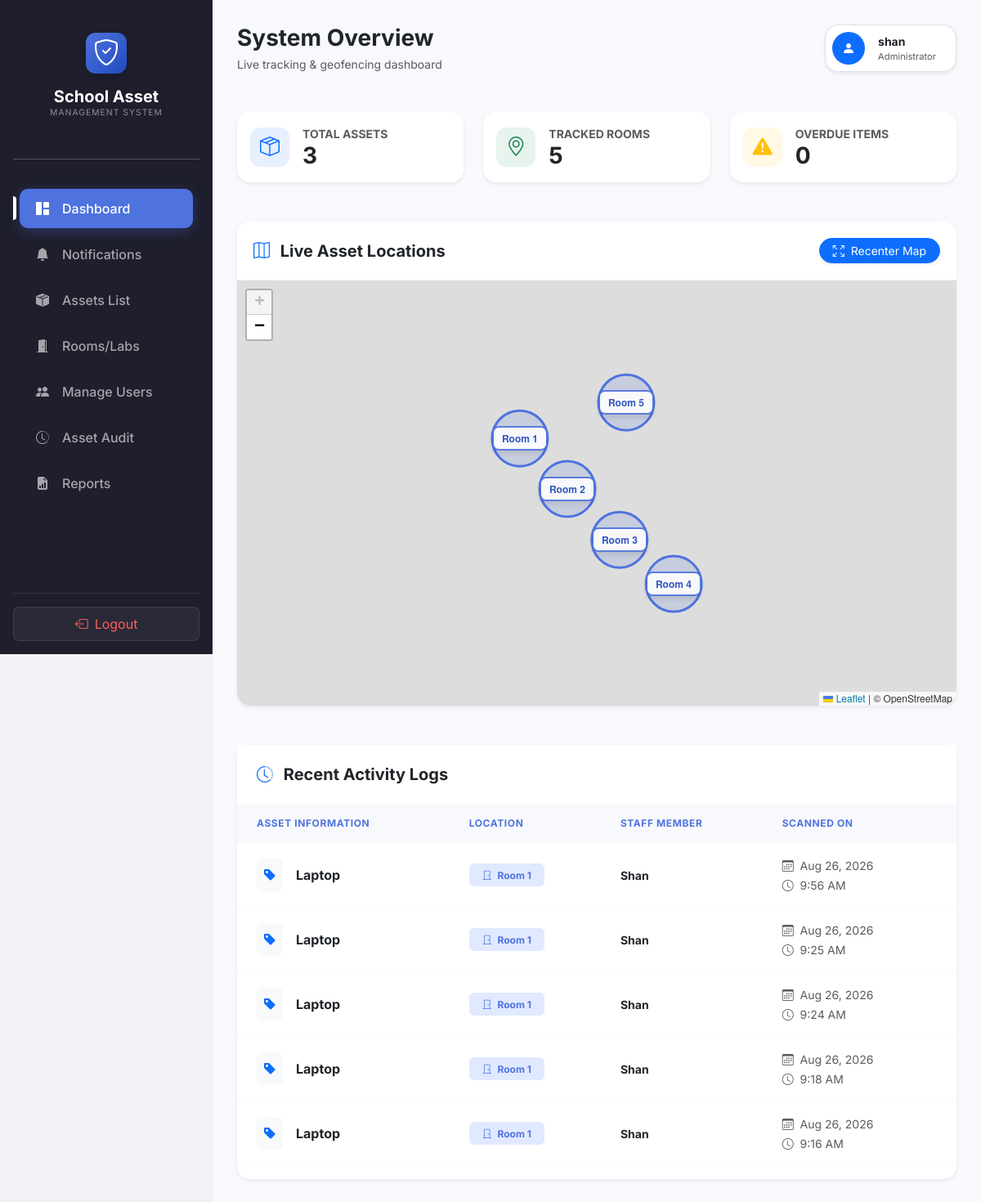
Page /admin/dashboard.php (signed in) on the committed database.
### tables this page shows
CREATE TABLE `tracking_logs` (
  `log_id` int(11) NOT NULL,
  `asset_id` int(11) DEFAULT NULL,
  `room_id` int(11) DEFAULT NULL,
  `user_id` int(11) DEFAULT NULL,
  `scan_time` timestamp NOT NULL DEFAULT current_timestamp(),
  `status` varchar(50) DEFAULT 'Scanned',
  `note` varchar(250) NOT NULL
);

CREATE TABLE `assets` (
  `asset_id` int(11) NOT NULL,
  `asset_tag` varchar(50) NOT NULL,
  `asset_name` varchar(100) NOT NULL,
  `brand` varchar(100) DEFAULT NULL,
  `serial_number` varchar(100) DEFAULT NULL,
  `date_acquired` date DEFAULT NULL,
  `category` varchar(50) DEFAULT NULL,
  `room_id` int(11) DEFAULT NULL,
  `last_updated` timestamp NOT NULL DEFAULT current_timestamp() ON UPDATE current_timestamp(),
  `is_available` tinyint(1) DEFAULT 1,
  `status` varchar(50) DEFAULT '',
  `latitude` decimal(10,8) DEFAULT NULL,
  `longitude` decimal(11,8) DEFAULT NULL
);

CREATE TABLE `rooms` (
  `room_id` int(11) NOT NULL,
  `room_name` varchar(50) NOT NULL,
  `description` text DEFAULT NULL,
  `room_image` varchar(255) DEFAULT 'default_room.jpg',
  `latitude` decimal(10,8) DEFAULT NULL,
  `longitude` decimal(11,8) DEFAULT NULL,
  `allowed_radius` int(11) DEFAULT 20
);

CREATE TABLE `users` (
  `user_id` int(11) NOT NULL,
  `username` varchar(50) NOT NULL,
  `password` varchar(255) NOT NULL,
  `role` enum('admin','employee') NOT NULL,
  `full_name` varchar(100) DEFAULT NULL
);

### admin/dashboard.php (the view, shortened to what this page needs)
<?php
require '../db_connect.php';
$overdue_count = $conn->query("SELECT COUNT(*) AS count
                               FROM borrowing_logs
                               WHERE expected_return_date < NOW()
                                 AND actual_return_date IS NULL
                                 AND borrow_status IN ('active', 'overdue')")->fetch_assoc()['count'];
$total_assets = $conn->query("SELECT COUNT(*) as count FROM assets")->fetch_assoc()['count'];
$total_rooms = $conn->query("SELECT COUNT(*) as count FROM rooms")->fetch_assoc()['count'];
$recent_scans = $conn->query("SELECT t.*, a.asset_name, r.room_name, u.full_name
                              FROM tracking_logs t
                              JOIN assets a ON t.asset_id = a.asset_id
                              JOIN rooms r ON t.room_id = r.room_id
                              JOIN users u ON t.user_id = u.user_id
                              ORDER BY t.scan_time DESC LIMIT 5");
?>
<!DOCTYPE html>
<html lang="en">
<head>
    <link href="https://cdn.jsdelivr.net/npm/bootstrap@5.3.0/dist/css/bootstrap.min.css" rel="stylesheet">
    <link rel="stylesheet" href="https://cdn.jsdelivr.net/npm/bootstrap-icons@1.11.1/font/bootstrap-icons.css">
    <link rel="stylesheet" href="https://unpkg.com/leaflet@1.9.4/dist/leaflet.css" />
</head>
<body>
<?php include 'sidebar.php'; ?>
<div class="main-content">
    <div class="d-flex justify-content-between align-items-center mb-5">
        <div>
            <h3 class="fw-bold text-dark mb-1">System Overview</h3>
            <p class="text-muted small mb-0">Live tracking & geofencing dashboard</p>
        </div>
        <div class="d-flex align-items-center bg-white p-2 rounded-4 shadow-sm border">
            <div class="bg-primary text-white rounded-circle d-flex align-items-center justify-content-center me-3" style="width: 40px; height: 40px;">
                <i class="bi bi-person-fill"></i>
            </div>
            <div class="me-3">
                <p class="small fw-bold mb-0"><?php echo $_SESSION['full_name'] ?? 'Admin User'; ?></p>
                <p class="text-muted small mb-0" style="font-size: 0.7rem;">Administrator</p>
            </div>
        </div>
    </div>
    <div class="row g-4 mb-5">
        <div class="col-md-4">
            <div class="card stat-card shadow-sm h-100 p-3">
                <div class="d-flex align-items-center">
                    <div class="stat-icon bg-primary bg-opacity-10 text-primary me-3">
                        <i class="bi bi-box-seam"></i>
                    </div>
                    <div>
                        <p class="text-muted small fw-bold text-uppercase mb-0">Total Assets</p>
                        <h3 class="fw-bold mb-0 text-dark"><?php echo $total_assets; ?></h3>
                    </div>
                </div>
            </div>
        </div>
        <div class="col-md-4">
            <div class="card stat-card shadow-sm h-100 p-3">
                <div class="d-flex align-items-center">
                    <div class="stat-icon bg-success bg-opacity-10 text-success me-3">
                        <i class="bi bi-geo-alt"></i>
                    </div>
                    <div>
                        <p class="text-muted small fw-bold text-uppercase mb-0">Tracked Rooms</p>
                        <h3 class="fw-bold mb-0 text-dark"><?php echo $total_rooms; ?></h3>
                    </div>
                </div>
            </div>
        </div>
        <div class="col-md-4">
            <a href="notifications.php" class="text-decoration-none h-100 d-block">
                <div class="card stat-card shadow-sm h-100 p-3 <?php echo ($overdue_count > 0) ? 'border-danger border-2' : ''; ?>">
                    <div class="d-flex align-items-center">
                        <div class="stat-icon <?php echo ($overdue_count > 0) ? 'bg-danger text-white' : 'bg-warning bg-opacity-10 text-warning'; ?> me-3">
                            <i class="bi bi-exclamation-triangle-fill"></i>
                        </div>
                        <div>
                            <p class="text-muted small fw-bold text-uppercase mb-0 <?php echo ($overdue_count > 0) ? 'text-danger' : ''; ?>">Overdue Items</p>
                            <h3 class="fw-bold mb-0 text-dark"><?php echo $overdue_count; ?></h3>
                        </div>
                    </div>
                </div>
            </a>
        </div>
    </div>
    <div class="map-card shadow-sm mb-5">
        <div class="map-header d-flex justify-content-between align-items-center">
            <h5 class="fw-bold text-dark mb-0"><i class="bi bi-map me-2 text-primary"></i> Live Asset Locations</h5>
            <button class="btn btn-primary btn-sm rounded-pill px-3 shadow-sm" onclick="autoFocusMap()">
                <i class="bi bi-arrows-fullscreen me-1"></i> Recenter Map
            </button>
        </div>
        <div id="map"></div>
    </div>
    <div class="card content-card shadow-sm">
        <div class="card-header bg-white py-4 px-4 border-0">
            <h5 class="fw-bold text-dark mb-0"><i class="bi bi-clock-history me-2 text-primary"></i> Recent Activity Logs</h5>
        </div>
        <div class="card-body px-0 pt-0">
            <div class="table-responsive">
                <table class="table table-hover mb-0">
                    <thead>
                        <tr>
                            <th class="ps-4">Asset Information</th>
                            <th>Location</th>
                            <th>Staff Member</th>
                            <th class="pe-4">Scanned On</th>
                        </tr>
                    </thead>
                    <tbody>
                        <?php if($recent_scans->num_rows > 0): ?>
                            <?php while($row = $recent_scans->fetch_assoc()): ?>
                            <tr>
                                <td class="ps-4">
                                    <div class="d-flex align-items-center">
                                        <div class="bg-light rounded p-2 me-3"><i class="bi bi-tag-fill text-primary"></i></div>
                                        <span class="fw-bold text-dark"><?php echo $row['asset_name']; ?></span>
                                    </div>
                                </td>
                                <td>
                                    <span class="badge badge-soft-info px-3 py-2">
                                        <i class="bi bi-door-closed me-1"></i> <?php echo $row['room_name']; ?>
                                    </span>
                                </td>
                                <td>
                                    <div class="small fw-bold text-dark"><?php echo $row['full_name']; ?></div>
                                </td>
                                <td class="pe-4">
                                    <span class="text-muted small">
                                        <i class="bi bi-calendar3 me-1"></i> <?php echo date('M d, Y', strtotime($row['scan_time'])); ?><br>
                                        <i class="bi bi-clock me-1"></i> <?php echo date('g:i A', strtotime($row['scan_time'])); ?>
                                    </span>
                                </td>
                            </tr>
                            <?php endwhile; ?>
                        <?php else: ?>
                            <tr><td colspan="4" class="text-center py-4 text-muted">No recent activity found.</td></tr>
                        <?php endif; ?>
                    </tbody>
                </table>
            </div>
        </div>
    </div>
</div>
</body>
</html>

### admin/sidebar.php (shortened to what this page needs)
<?php
$current_page = basename($_SERVER['PHP_SELF']);
?>
<div class="sidebar d-flex flex-column p-3 text-white" id="adminSidebar">
    <div class="brand-section text-center py-4">
        <div class="icon-box mx-auto shadow">
            <i class="bi bi-shield-check fs-2"></i>
        </div>
        <h5 class="mt-3 fw-bold mb-0">School Asset</h5>
        <p class="small opacity-50 text-uppercase tracking-wider">Management System</p>
    </div>
    <hr class="sidebar-divider">
    <ul class="nav nav-pills flex-column mb-auto mt-2">
        <li class="nav-item">
            <a href="dashboard.php" class="nav-link <?php echo ($current_page == 'dashboard.php') ? 'active' : ''; ?>">
                <i class="bi bi-grid-1x2-fill me-3"></i> <span>Dashboard</span>
            </a>
        </li>
        <li class="nav-item">
            <a href="notifications.php" class="nav-link <?php echo ($current_page == 'notifications.php') ? 'active' : ''; ?>">
                <i class="bi bi-bell-fill me-3"></i>
                <span>Notifications</span>
            </a>
        </li>
        <li class="nav-item">
            <a href="manage_assets.php" class="nav-link <?php echo ($current_page == 'manage_assets.php') ? 'active' : ''; ?>">
                <i class="bi bi-box-seam-fill me-3"></i> <span>Assets List</span>
            </a>
        </li>
        <li class="nav-item">
            <a href="manage_rooms.php" class="nav-link <?php echo ($current_page == 'manage_rooms.php') ? 'active' : ''; ?>">
                <i class="bi bi-door-open-fill me-3"></i> <span>Rooms/Labs</span>
            </a>
        </li>
        <li class="nav-item">
            <a href="manage_user.php" class="nav-link <?php echo ($current_page == 'manage_user.php') ? 'active' : ''; ?>">
                <i class="bi bi-people-fill me-3"></i> <span>Manage Users</span>
            </a>
        </li>
        <li class="nav-item">
            <a href="asset_audit.php" class="nav-link <?php echo ($current_page == 'asset_audit.php') ? 'active' : ''; ?>">
                <i class="bi bi-clock-history me-3"></i> <span>Asset Audit</span>
            </a>
        </li>
        <li class="nav-item">
            <a href="reports.php" class="nav-link <?php echo ($current_page == 'reports.php') ? 'active' : ''; ?>">
                <i class="bi bi-file-earmark-bar-graph-fill me-3"></i> <span>Reports</span>
            </a>
        </li>
    </ul>
    <div class="mt-auto pt-3 border-top border-secondary border-opacity-25">
        <a href="logout.php" class="btn btn-logout w-100 py-2 d-flex align-items-center justify-content-center">
            <i class="bi bi-box-arrow-left me-2"></i> Logout
        </a>
    </div>
</div>

### admin/dashboard.php (style rules this page uses)
:root { --primary-gradient: linear-gradient(135deg, #4e73df 0%, #224abe 100%); --sidebar-bg: #1e1e2d; }
body { background-color: #f0f2f5; font-family: 'Inter', sans-serif; }
.main-content { margin-left: 260px; padding: 35px; transition: all 0.3s; }
.stat-card { border: none; border-radius: 16px; transition: all 0.3s ease; text-decoration: none; }
.stat-icon { width: 48px; height: 48px; border-radius: 12px; display: flex; align-items: center; justify-content: center; font-size: 1.5rem; }
#map { height: 520px; border-radius: 0 0 16px 16px; z-index: 1; }
.map-card { background: white; border-radius: 16px; border: none; overflow: hidden; }
.map-header { padding: 1.25rem; background: white; border-bottom: 1px solid #edf2f9; }
.content-card { border: none; border-radius: 16px; }
.table thead th { background-color: #f8f9fc; text-transform: uppercase; font-size: 0.75rem; letter-spacing: 0.05em; color: #4e73df; padding: 15px; border: none; }
.table tbody td { padding: 15px; vertical-align: middle; border-color: #f8f9fc; }
.badge-soft-info { background-color: #e0e9ff; color: #4e73df; border-radius: 6px; }

### admin/sidebar.php (style rules this page uses)
.sidebar { width: 260px; height: 100vh; background: #1e1e2d; position: fixed; left: 0; top: 0; z-index: 1000; transition: all 0.3s ease; }
.brand-section .icon-box { width: 50px; height: 50px; background: linear-gradient(135deg, #4e73df 0%, #224abe 100%); border-radius: 12px; display: flex; align-items: center; justify-content: center; }
.tracking-wider { letter-spacing: 1px; font-size: 0.65rem; }
.sidebar-divider { background: rgba(255, 255, 255, 0.1); margin: 0.5rem 0 1.5rem 0; }
.sidebar .nav-link { color: rgba(255, 255, 255, 0.6) !important; font-weight: 500; padding: 12px 20px; margin: 4px 8px; border-radius: 10px; transition: all 0.2s; display: flex; align-items: center; position: relative; }
.sidebar .nav-link.active { background: #4e73df !important; color: #fff !important; box-shadow: 0 4px 15px rgba(78, 115, 223, 0.3); }
.sidebar .nav-link.active::before { content: ""; position: absolute; left: -8px; height: 60%; width: 4px; background: #fff; border-radius: 0 4px 4px 0; }
.btn-logout { background: rgba(255, 255, 255, 0.05); border: 1px solid rgba(255, 255, 255, 0.1); color: #ff5e5e; border-radius: 8px; transition: all 0.3s; }
.main-content { margin-left: 260px; padding: 30px; width: calc(100% - 260px); background: #f8f9fc; }
@media (min-width: 993px) { .sidebar { transform: translateX(0); } }

### rows in the picture
tracking_logs: asset.asset_name "Laptop", room.room_name "Room 1", user.full_name "Shan", scan_time "Aug 26, 2026", scan_time "9:56 AM"
tracking_logs: asset.asset_name "Laptop", room.room_name "Room 1", user.full_name "Shan", scan_time "Aug 26, 2026", scan_time "9:25 AM"
tracking_logs: asset.asset_name "Laptop", room.room_name "Room 1", user.full_name "Shan", scan_time "Aug 26, 2026", scan_time "9:24 AM"
tracking_logs: asset.asset_name "Laptop", room.room_name "Room 1", user.full_name "Shan", scan_time "Aug 26, 2026", scan_time "9:18 AM"
tracking_logs: asset.asset_name "Laptop", room.room_name "Room 1", user.full_name "Shan", scan_time "Aug 26, 2026", scan_time "9:16 AM"

### other values in the picture
$_SESSION['full_name'] "shan"
$total_assets "3"
$total_rooms "5"
$overdue_count "0"
